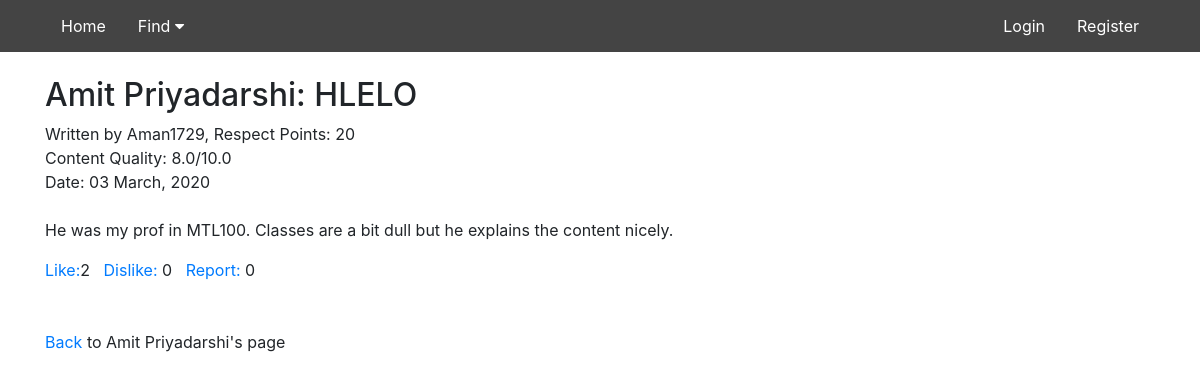
The page /professor/6/review/3/ on the database its author committed.
### review/models.py (models this page shows, shortened)
class Prof_Review(models.Model):
	title = models.CharField(max_length=100)
	prof = models.ForeignKey(Prof, on_delete=models.CASCADE)
	review = models.TextField()
	content_quality = models.IntegerField(validators=[MinValueValidator(1), MaxValueValidator(10)])
	author = models.ForeignKey(User, on_delete=models.CASCADE)
	anonymous = models.BooleanField()
	date_posted = models.DateTimeField(auto_now_add = True)
	date_modif = models.DateTimeField(auto_now = True)
	likes = models.IntegerField(default=0)
	dislikes = models.IntegerField(default=0)
	reports = models.IntegerField(default=0)
	class Meta:
		constraints	= [
			models.UniqueConstraint(fields = ['prof', 'author'], name = 'unique_prof_review'),
		]

class Prof(models.Model):
	name = models.CharField(max_length = 100)
	dept = models.ForeignKey(Department, on_delete=models.CASCADE)
	info = models.TextField()

### users/models.py (models this page shows, shortened)
class Profile(models.Model):
	user = models.OneToOneField(User, on_delete=models.CASCADE)
	rp = models.IntegerField(default = 0)
	warn_offensive = models.BooleanField(default = False)

### review/views.py (the view)
# urls.py: path('professor/<int:ppk>/review/<int:pk>/', ProfReviewDetailView.as_view(), name = 'prof-review-detail'),
class ProfReviewDetailView(DetailView):
	model = Prof_Review

### review/templates/review/prof_review_detail.html (shortened to what this page needs)
{% extends "review/base.html" %}
{% block content %}
<div class = "review">
	<h2>{{ object.prof.name }}: {{ object.title }}</h2>
	Written by
	{% if object.anonymous %}
		anonymous
	{% else %}
		{{ object.author.username }}, Respect Points: {{ object.author.profile.rp }}
	{% endif %}
	<br>
	Content Quality: {{ object.content_quality }}.0/10.0
	<br>
	Date: {{object.date_posted|date:"m F, Y"}}
	<br><br><p>{{ object.review }}</p>
</div>
<a href = "#" onClick = "document.getElementById('likebutton{{object.id}}').submit()">Like:</a>{{ object.likes }}
&nbsp&nbsp<a href = "#" onClick = "document.getElementById('dislikebutton{{object.id}}').submit()">Dislike:</a> {{ object.dislikes }}
&nbsp&nbsp<a href = "#" onClick = "document.getElementById('report{{object.id}}').submit()">Report:</a> {{ object.reports }}
<br><br><a href="{% url 'review-find-prof-name' object.prof.id %}">Back</a> to {{ object.prof.name}}'s page
{% endblock %}

### rows shown on the page
Prof_Review: prof.name "Amit Priyadarshi", title "HLELO", author.username "Aman1729", author.profile.rp "20", content_quality "8", date_posted "03 March, 2020", review "He was my prof in MTL100. Classes are a bit dull but he explains the content nicely.", likes "2", dislikes "0", reports "0"
